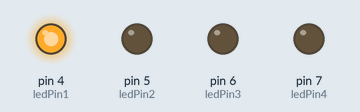
This sketch was run on a simulated Arduino Uno, built with avr-gcc and run on an emulated ATmega328P. Shown: output pins drawn as LEDs (lit = HIGH).

Above: at 0.5 s.
At 3.5 s:
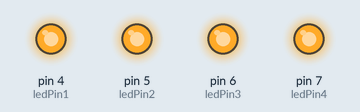
At 4.5 s:
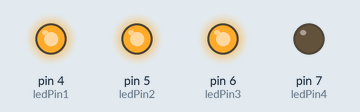
At 7.5 s:
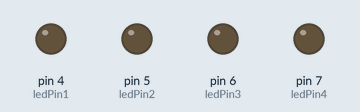
At 9.5 s:
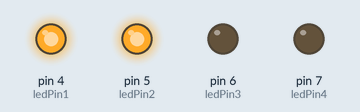
Timing chart, 0 to 10.4 s (numbered marks = the images above):
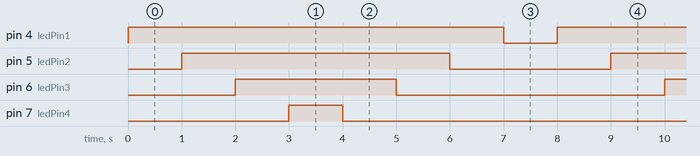

Measured:
- by itself, pin 4 (ledPin1): alternates HIGH for 7.0 s and LOW for 1.0 s
- by itself, pin 5 (ledPin2): alternates HIGH for 5.0 s and LOW for 3.0 s
- by itself, pin 6 (ledPin3): alternates HIGH for 3.0 s and LOW for 5.0 s
- by itself, pin 7 (ledPin4): alternates HIGH for 1.0 s and LOW for 7.0 s

The sketch:

chapter2_pattern2.ino
```cpp
int ledPin1 = 4;
int ledPin2 = 5;
int ledPin3 = 6;
int ledPin4 = 7;
void setup()
{
  pinMode(ledPin1, OUTPUT);
  pinMode(ledPin2, OUTPUT);
  pinMode(ledPin3, OUTPUT);
  pinMode(ledPin4, OUTPUT);
}

void loop()
{
  digitalWrite(ledPin1, HIGH);
  delay(1000);
  digitalWrite(ledPin2, HIGH);
  delay(1000);
  digitalWrite(ledPin3, HIGH);
  delay(1000);
  digitalWrite(ledPin4, HIGH);
  delay(1000);
  digitalWrite(ledPin4, LOW);
  delay(1000);
  digitalWrite(ledPin3, LOW);
  delay(1000);
  digitalWrite(ledPin2, LOW);
  delay(1000);
  digitalWrite(ledPin1, LOW);
  delay(1000);
}
```
